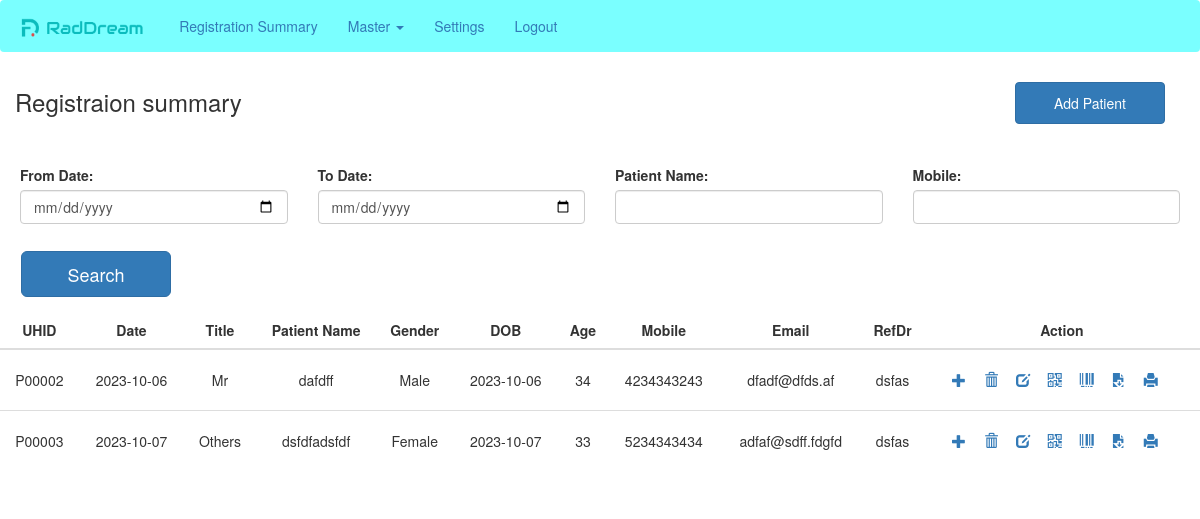
The app's page /, older data.
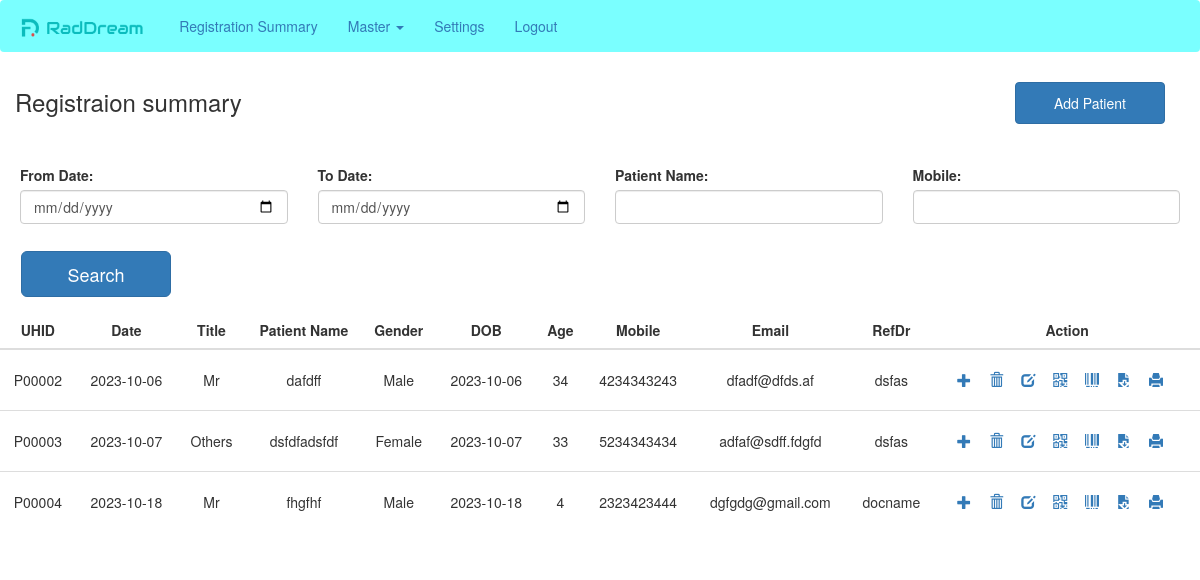
The same page, newer data.
### hospitalapp/models.py (models this page shows, shortened)
class Patient_db(models.Model):
    uhid=models.CharField(max_length=10,primary_key=True)
    title=models.CharField(max_length=10)
    patientname=models.CharField(max_length=10)
    gender=models.CharField(max_length=10)
    dob=models.CharField(max_length=10)
    age=models.IntegerField()
    email=models.EmailField()
    mobile=models.IntegerField()
    refdr=models.CharField(max_length=20)
    selected_test=models.CharField(max_length=50)
    date=models.CharField(max_length=20,blank=True,null=True)

### hospitalapp/views.py (the view, shortened to what this page needs)
# urls.py: 2. Add a URL to urlpatterns:  path('', views.home, name='home')
def home(request):
        patient_values=Patient_db.objects.all()
        return render(request,'registrationsummary.html',{'key':patient_values})

### hospitalapp/templates/registrationsummary.html (shortened to what this page needs)
{% extends 'base.html' %}
{% block content %}
<div class="row">
    <div class='col-md-3'>
        <h3 style="margin-top: 7px;">Registraion summary</h3>
    </div>
    <div class='col-md-offset-7 col-md-1'><a href="{% url 'addpatient' %}"><button class='btn btn-primary addpatient-btn'>Add
                Patient</button></a></div>
</div>
<div class="container">
    <div class="row">
        <form action="" method="post">
        <div class="col-md-3">
            <div class="form-group">
                <label for="from">From Date:</label>
                <input type="date" class="form-control" id="from" name="fromdate">
            </div>
        </div>
        <div class="col-md-3">
            <div class="form-group">
                <label for="to">To Date:</label>
                <input type="date" class="form-control" id="to" name="todate">
            </div>
        </div>
        <div class="col-md-3">
            <div class="form-group">
                <label for="name">Patient Name:</label>
                <input type="text" class="form-control" id="name" name="patname">
            </div>
        </div>
        <div class="col-md-3">
            <div class="form-group">
                <label for="mobile">Mobile:</label>
                <input type="tel" class="form-control" id="mobile" name='mobile'>
            </div>
        </div>
    </div>
    <div class="col-md-5"><input type="submit" class="btn btn-primary btn-lg  search-btn" value="Search"></div>
</div>
<div class="row">
    <center>
    <div class='table-responsive'>
        <table class="table " >
            <thead>
                <tr>
                    <th>UHID</th>
                    <th>Date</th>
                    <th>Title</th>
                    <th>Patient Name</th>
                    <th>Gender</th>
                    <th>DOB</th>
                    <th>Age</th>
                    <th>Mobile</th>
                    <th>Email</th>
                    <th>RefDr</th>
                    <th>Action</th>
                </tr>
            </thead>
            <tbody>
                {% for detail in key %}
                <tr>
                    <td style="padding:20px 10px">{{detail.uhid}}</td>
                    <td style="padding:20px 10px">{{detail.dob}}</td>
                    <td style="padding:20px 10px">{{detail.title}}</td>
                    <td style="padding:20px 10px">{{detail.patientname}}</td>
                    <td style="padding:20px 10px">{{detail.gender}}</td>
                    <td style="padding:20px 10px">{{detail.dob}}</td>
                    <td style="padding:20px 10px">{{detail.age}}</td>
                    <td style="padding:20px 10px">{{detail.mobile}}</td>
                    <td style="padding:20px 10px">{{detail.email}}</td>
                    <td style="padding:20px 10px">{{detail.refdr}}</td>
                    <td style="padding:20px 10px"><a href=''><span class="glyphicon glyphicon-plus">&nbsp;</span></a>
                        <a href="{% url 'deletepatient' pid=detail.uhid %}"><span class="glyphicon glyphicon-trash">&nbsp;</span></a>
                        <a href="{% url 'editpatient' pid=detail.uhid %}"><span class="glyphicon glyphicon-edit">&nbsp;</span></a>
                        <a href="{% url 'qrcode' pid=detail.uhid %}"><span class="glyphicon glyphicon-qrcode">&nbsp;</span></a>
                        <a href="{% url 'barcode' pid=detail.uhid %}"><span class="glyphicon glyphicon-barcode">&nbsp;</span></a>
                        <a href="{% url 'report' id=detail.uhid %}"> <span class="glyphicon glyphicon-save-file">&nbsp;</span></a>
                        <a href="{% url 'printreport' pid=detail.uhid %}"> <span class="glyphicon glyphicon-print">&nbsp;</span></a>
                    </td>
                </tr>
                {% endfor %}
            </tbody>
        </table>
    </div>
    </center>
</div>
{% endblock%}

Row changes from the older to the newer data that the page shows:
added Patient_db: uhid "P00004", dob "2023-10-18", title "Mr", patientname "fhgfhf", gender "Male", age "4", mobile "2323423444", email "dgfgdg@gmail.com", refdr "docname"
